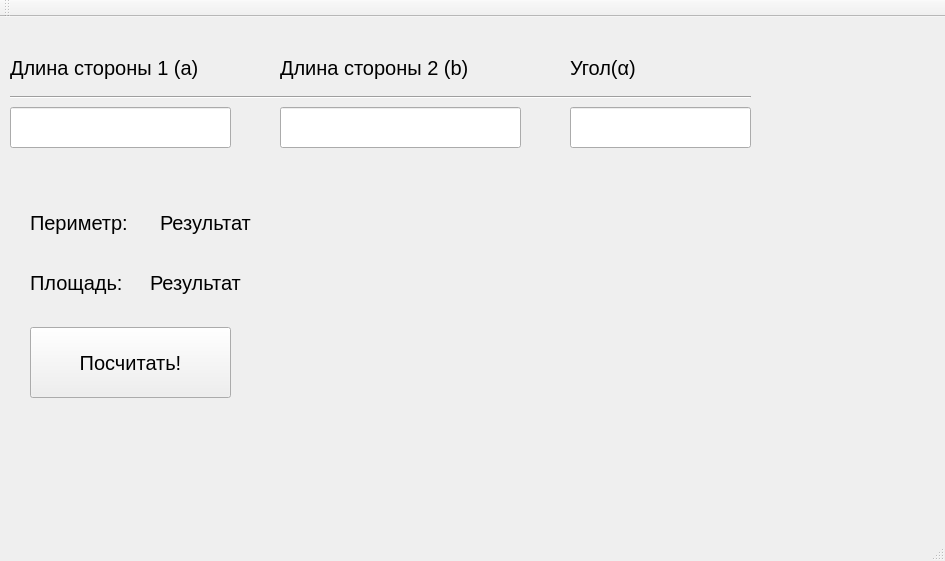
<?xml version="1.0" encoding="UTF-8"?>
<ui version="4.0">
 <class>MainWindow</class>
 <widget class="QMainWindow" name="MainWindow">
  <property name="geometry">
   <rect>
    <x>0</x>
    <y>0</y>
    <width>945</width>
    <height>561</height>
   </rect>
  </property>
  <property name="font">
   <font>
    <pointsize>15</pointsize>
   </font>
  </property>
  <property name="windowTitle">
   <string>MainWindow</string>
  </property>
  <widget class="QWidget" name="centralWidget">
   <widget class="QLabel" name="label">
    <property name="geometry">
     <rect>
      <x>10</x>
      <y>20</y>
      <width>291</width>
      <height>61</height>
     </rect>
    </property>
    <property name="font">
     <font>
      <pointsize>15</pointsize>
     </font>
    </property>
    <property name="text">
     <string>Длина стороны 1 (a)</string>
    </property>
   </widget>
   <widget class="QLabel" name="label_2">
    <property name="geometry">
     <rect>
      <x>280</x>
      <y>20</y>
      <width>591</width>
      <height>61</height>
     </rect>
    </property>
    <property name="text">
     <string>Длина стороны 2 (b)</string>
    </property>
   </widget>
   <widget class="QLabel" name="label_3">
    <property name="geometry">
     <rect>
      <x>570</x>
      <y>20</y>
      <width>371</width>
      <height>61</height>
     </rect>
    </property>
    <property name="text">
     <string>Угол(α)</string>
    </property>
   </widget>
   <widget class="Line" name="line">
    <property name="geometry">
     <rect>
      <x>10</x>
      <y>70</y>
      <width>741</width>
      <height>20</height>
     </rect>
    </property>
    <property name="orientation">
     <enum>Qt::Horizontal</enum>
    </property>
   </widget>
   <widget class="QLineEdit" name="lineEdit_dl1">
    <property name="geometry">
     <rect>
      <x>10</x>
      <y>90</y>
      <width>221</width>
      <height>41</height>
     </rect>
    </property>
   </widget>
   <widget class="QLineEdit" name="lineEdit_dl2">
    <property name="geometry">
     <rect>
      <x>280</x>
      <y>90</y>
      <width>241</width>
      <height>41</height>
     </rect>
    </property>
   </widget>
   <widget class="QLineEdit" name="lineEdit_ugol">
    <property name="geometry">
     <rect>
      <x>570</x>
      <y>90</y>
      <width>181</width>
      <height>41</height>
     </rect>
    </property>
   </widget>
   <widget class="QLabel" name="label_4">
    <property name="geometry">
     <rect>
      <x>30</x>
      <y>240</y>
      <width>161</width>
      <height>51</height>
     </rect>
    </property>
    <property name="text">
     <string>Площадь:</string>
    </property>
   </widget>
   <widget class="QLabel" name="label_5">
    <property name="geometry">
     <rect>
      <x>30</x>
      <y>180</y>
      <width>161</width>
      <height>51</height>
     </rect>
    </property>
    <property name="text">
     <string>Периметр:</string>
    </property>
   </widget>
   <widget class="QPushButton" name="pushButton">
    <property name="geometry">
     <rect>
      <x>30</x>
      <y>310</y>
      <width>201</width>
      <height>71</height>
     </rect>
    </property>
    <property name="text">
     <string>Посчитать!</string>
    </property>
   </widget>
   <widget class="QLabel" name="label_perimetr">
    <property name="geometry">
     <rect>
      <x>160</x>
      <y>180</y>
      <width>161</width>
      <height>51</height>
     </rect>
    </property>
    <property name="text">
     <string>Результат</string>
    </property>
   </widget>
   <widget class="QLabel" name="label_ploshad">
    <property name="geometry">
     <rect>
      <x>150</x>
      <y>240</y>
      <width>221</width>
      <height>51</height>
     </rect>
    </property>
    <property name="text">
     <string>Результат</string>
    </property>
   </widget>
   <widget class="QLabel" name="label_6">
    <property name="geometry">
     <rect>
      <x>430</x>
      <y>180</y>
      <width>411</width>
      <height>191</height>
     </rect>
    </property>
    <property name="text">
     <string/>
    </property>
    <property name="pixmap">
     <pixmap>../../../Pictures/Дз или типовой расчет/Контроши/triangle1.png</pixmap>
    </property>
   </widget>
  </widget>
  <widget class="QMenuBar" name="menuBar">
   <property name="geometry">
    <rect>
     <x>0</x>
     <y>0</y>
     <width>945</width>
     <height>26</height>
    </rect>
   </property>
  </widget>
  <widget class="QToolBar" name="mainToolBar">
   <attribute name="toolBarArea">
    <enum>TopToolBarArea</enum>
   </attribute>
   <attribute name="toolBarBreak">
    <bool>false</bool>
   </attribute>
  </widget>
  <widget class="QStatusBar" name="statusBar"/>
 </widget>
 <layoutdefault spacing="6" margin="11"/>
 <resources/>
 <connections/>
</ui>
